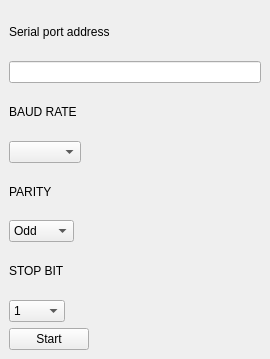
<?xml version="1.0" encoding="UTF-8"?>
<ui version="4.0">
 <class>MainWindow</class>
 <widget class="QMainWindow" name="MainWindow">
  <property name="geometry">
   <rect>
    <x>0</x>
    <y>0</y>
    <width>270</width>
    <height>359</height>
   </rect>
  </property>
  <property name="windowTitle">
   <string>MainWindow</string>
  </property>
  <widget class="QWidget" name="centralwidget">
   <layout class="QGridLayout" name="gridLayout">
    <item row="0" column="0">
     <layout class="QVBoxLayout" name="verticalLayout_5">
      <item>
       <layout class="QHBoxLayout" name="horizontalLayout">
        <item>
         <layout class="QVBoxLayout" name="verticalLayout">
          <item>
           <widget class="QLabel" name="label">
            <property name="text">
             <string>Serial port address</string>
            </property>
           </widget>
          </item>
          <item>
           <widget class="QLineEdit" name="serialPortAddress"/>
          </item>
         </layout>
        </item>
       </layout>
      </item>
      <item>
       <layout class="QHBoxLayout" name="horizontalLayout_5">
        <item>
         <layout class="QVBoxLayout" name="verticalLayout_2">
          <item>
           <widget class="QLabel" name="label_2">
            <property name="text">
             <string>BAUD RATE</string>
            </property>
           </widget>
          </item>
          <item>
           <widget class="QComboBox" name="baud_rate"/>
          </item>
         </layout>
        </item>
        <item>
         <spacer name="horizontalSpacer_2">
          <property name="orientation">
           <enum>Qt::Orientation::Horizontal</enum>
          </property>
          <property name="sizeHint" stdset="0">
           <size>
            <width>40</width>
            <height>20</height>
           </size>
          </property>
         </spacer>
        </item>
       </layout>
      </item>
      <item>
       <layout class="QHBoxLayout" name="horizontalLayout_4">
        <item>
         <layout class="QVBoxLayout" name="verticalLayout_3">
          <item>
           <widget class="QLabel" name="label_3">
            <property name="text">
             <string>PARITY</string>
            </property>
           </widget>
          </item>
          <item>
           <widget class="QComboBox" name="parity">
            <item>
             <property name="text">
              <string>Odd</string>
             </property>
            </item>
            <item>
             <property name="text">
              <string>None</string>
             </property>
            </item>
            <item>
             <property name="text">
              <string>Even</string>
             </property>
            </item>
            <item>
             <property name="text">
              <string>Mark</string>
             </property>
            </item>
            <item>
             <property name="text">
              <string>Space</string>
             </property>
            </item>
           </widget>
          </item>
         </layout>
        </item>
        <item>
         <spacer name="horizontalSpacer_3">
          <property name="orientation">
           <enum>Qt::Orientation::Horizontal</enum>
          </property>
          <property name="sizeHint" stdset="0">
           <size>
            <width>40</width>
            <height>20</height>
           </size>
          </property>
         </spacer>
        </item>
       </layout>
      </item>
      <item>
       <layout class="QHBoxLayout" name="horizontalLayout_3">
        <item>
         <layout class="QVBoxLayout" name="verticalLayout_4">
          <item>
           <widget class="QLabel" name="label_4">
            <property name="text">
             <string>STOP BIT</string>
            </property>
           </widget>
          </item>
          <item>
           <widget class="QComboBox" name="stop_bit">
            <item>
             <property name="text">
              <string>1</string>
             </property>
            </item>
            <item>
             <property name="text">
              <string>1.5</string>
             </property>
            </item>
            <item>
             <property name="text">
              <string>2</string>
             </property>
            </item>
           </widget>
          </item>
         </layout>
        </item>
        <item>
         <spacer name="horizontalSpacer_4">
          <property name="orientation">
           <enum>Qt::Orientation::Horizontal</enum>
          </property>
          <property name="sizeHint" stdset="0">
           <size>
            <width>40</width>
            <height>20</height>
           </size>
          </property>
         </spacer>
        </item>
       </layout>
      </item>
      <item>
       <layout class="QHBoxLayout" name="horizontalLayout_2">
        <item>
         <widget class="QPushButton" name="start">
          <property name="text">
           <string>Start</string>
          </property>
         </widget>
        </item>
        <item>
         <spacer name="horizontalSpacer_5">
          <property name="orientation">
           <enum>Qt::Orientation::Horizontal</enum>
          </property>
          <property name="sizeHint" stdset="0">
           <size>
            <width>40</width>
            <height>20</height>
           </size>
          </property>
         </spacer>
        </item>
       </layout>
      </item>
     </layout>
    </item>
   </layout>
  </widget>
 </widget>
 <resources/>
 <connections/>
</ui>
